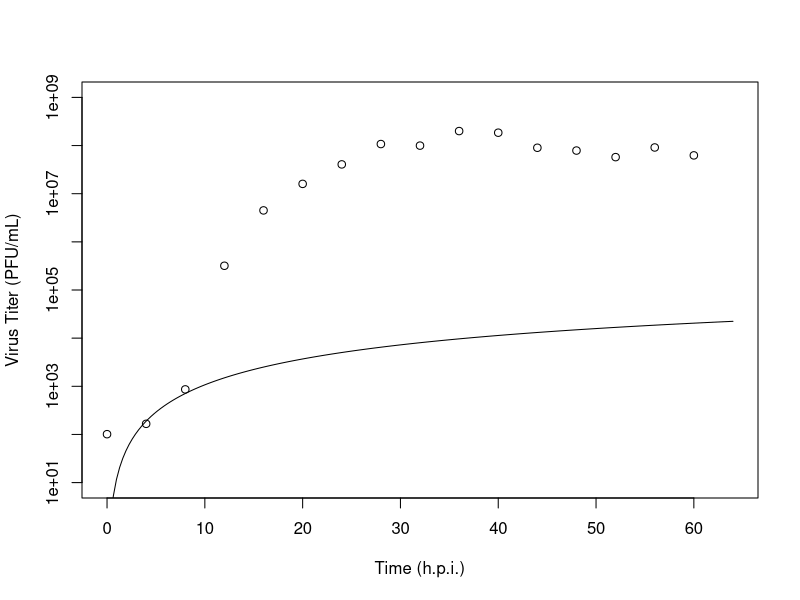

Recreate this plot in R.
##Optional: Reading input
#argu <- as.numeric(commandArgs(trailingOnly = TRUE))
#ind <- argu+1
##Loading the packages##
library(deSolve)
library(minpack.lm)
#DVdir <- "ZikaModelParameterOptimization/ZikaKinetics/" ##Replace "ZikaModelParameterOptimization" with pathname of the directory##

##Defining the model##
exp_delay_simple_model <- function(time, y, parms){
  with(as.list(c(parms,y)),{
    dI1 <-  - k3*I1
    dI2 <- k3*I1 - k4*I2
    dV <- k5*I2 - k6*V
    return(list(c(dI1,dI2,dV)))
  })
}

##Defining the function ssq to integrate and evaluate the prediction error of parameter set p##
ssq_ed <- function(p){
  out <- ode(y0,t,exp_delay_simple_model,p)
  prd <- data.frame(out)
  prd <- prd[prd$time %in% virus$time,]
  res <- prd$V / virus$V-1
  return(res)
}

##Reading experimental data from file(s)##
#counts <- read.csv(paste0(DVdir,'CountsforHighMOIModel.csv'))
counts <- read.csv('CountsforHighMOIModel.csv')
virus <- data.frame(counts[,c(1,2)])
colnames(virus) <- c("time","V")
##Time rage of the integration##
t <- c(seq(0,64,length=200),virus$time)
t <- sort(unique(t))
##Defining initial conditions##
y0 <- c(I1=4.28e5, I2=0, V=0.1)

##Defining a dataframe/vector to store the prediction error##
put <- NULL

##Measured parameter(s)##

k6=0.05089

##Parameter fitting. Different starting values can be set by external input or for loops##
#for(j in 1:10){
#  for(l in 1:10){
    parms<-c(k3=1.0e-6,k4=1e-8,k5=50)
    fit_af_ed <- nls.lm(par=parms,fn=ssq_ed,lower = c (1e-8,1e-9,0.1),control = nls.lm.control(maxiter = 300))#Nonlinear Least Squares to minimize the prediction errors#
    ##Integration and calculation of the prediction error##
    out <- ode(y0,virus$time,exp_delay_simple_model,fit_af_ed$par)
    prd <- data.frame(out)
    res <- prd$V / virus$V-1
    put <- rbind(put, c(parms,fit_af_ed$par,res%*%res))
#  }
#}

##Plotting the predicted virus growth curve with optimized parameters. The dots represent experimental average. The y-axis is on the log scale. Write the output virus and cell kinetics as a file. Comment these lines out if the script is used for parameter optimization only.##
out <- ode(y0,t,exp_delay_simple_model,fit_af_ed$par)
prd <- data.frame(out)
plot(prd$time,prd$V,type = 'l',log="y",xlab = 'Time (h.p.i.)',ylab = 'Virus Titer (PFU/mL)',ylim = c(1e1,1e9))
points(virus)
write.csv(prd,file = 'OSED_African_modeloutput.csv')

##The parameters and the evaluation as the output##
#write.csv(put,file = paste0(DVdir,'OSED/African.csv'))
write.csv(put,file = 'OSED_African_parameters.csv')
